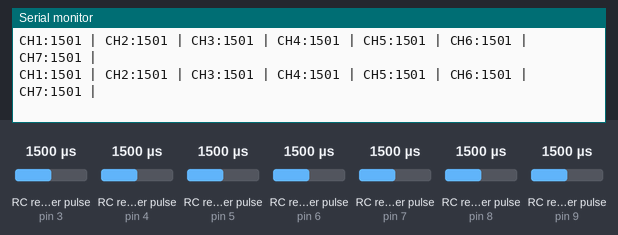
A sketch run on a simulated Arduino Uno, built with avr-gcc and run on an emulated ATmega328P. Shown: the last lines printed to the serial monitor. Wiring (inferred from the names in the program): 7 × RC receiver channel: data pin 3 / data pin 4 / data pin 5 / data pin 6 / data pin 7 / data pin 8 / data pin 9. Inputs (shaded band) come from the test bench; at power-on: RC receiver pulse (sensors on pin 3, pin 4, pin 5, pin 6, pin 7, pin 8, pin 9) 1500 µs.

Above: at 1.2 s.
1.3 s: RC receiver pulse (sensor on pin 3) set to 1980 µs
At 1.39 s:
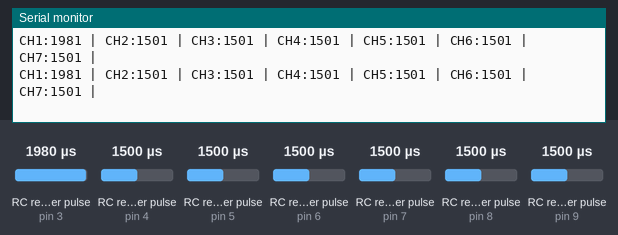
4.3 s: RC receiver pulse (sensor on pin 4) set to 1980 µs
At 4.39 s:
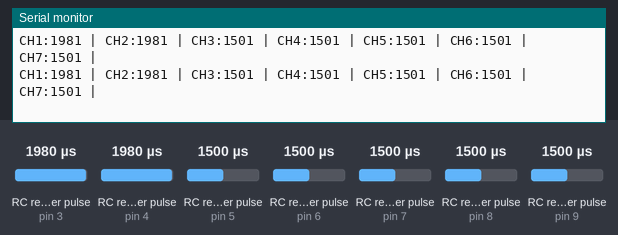
7.3 s: RC receiver pulse (sensor on pin 5) set to 1020 µs
At 7.33 s:
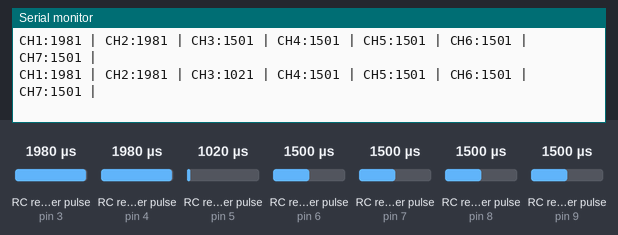
8.8 s: RC receiver pulse (sensor on pin 6) set to 1020 µs
At 8.83 s:
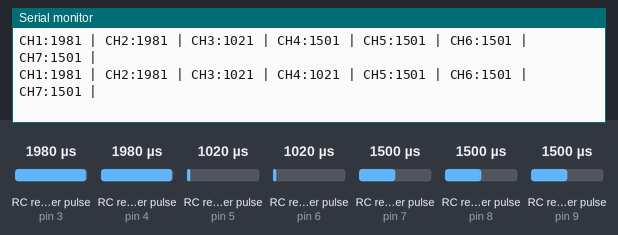
10.3 s: RC receiver pulse (sensor on pin 7) set to 1020 µs
At 10.33 s:
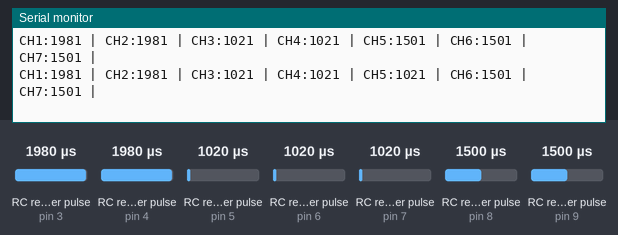
11.8 s: RC receiver pulse (sensor on pin 8) set to 1020 µs
At 11.83 s:
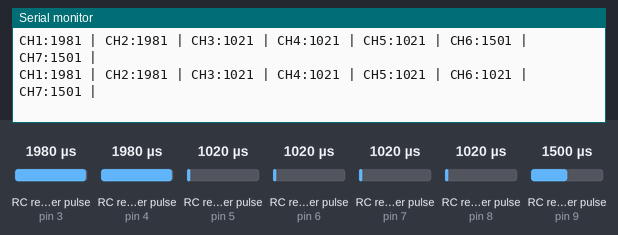

The sketch:

093_RC_FP-R118F.ino
```cpp
//A full description of this module (and many others) can be downloaded at: https://eve_arduino

const int CH1_pin=3;
const int CH2_pin=4;
const int CH3_pin=5;
const int CH4_pin=6;
const int CH5_pin=7;
const int CH6_pin=8;
const int CH7_pin=9;

void setup()
{
  Serial.begin(115200);
  pinMode(CH1_pin, INPUT);
  pinMode(CH2_pin, INPUT);
  pinMode(CH3_pin, INPUT);
  pinMode(CH4_pin, INPUT);
  pinMode(CH5_pin, INPUT);
  pinMode(CH6_pin, INPUT);
  pinMode(CH7_pin, INPUT);
}

void read_value(String channel_name, int channel_pin)
{
  int channel_value=pulseIn(channel_pin,HIGH);
  Serial.print(channel_name);
  Serial.print(":");
  Serial.print (channel_value);
  Serial.print (" | ");
}

void loop()
{
  read_value("CH1", CH1_pin);
  read_value("CH2", CH2_pin);
  read_value("CH3", CH3_pin);
  read_value("CH4", CH4_pin);
  read_value("CH5", CH5_pin);
  read_value("CH6", CH6_pin);
  read_value("CH7", CH7_pin);
  Serial.println();
}
```

Measured:
- after the input at 1.3 s, the serial monitor: prints a new line at once (image 1)
- after the input at 4.3 s, the serial monitor: prints a new line at once (image 2)
- after the input at 7.3 s, the serial monitor: prints a new line at once (image 3)
- after the input at 8.8 s, the serial monitor: prints a new line at once (image 4)
- after the input at 10.3 s, the serial monitor: prints a new line at once (image 5)
- after the input at 11.8 s, the serial monitor: prints a new line at once (image 6)
